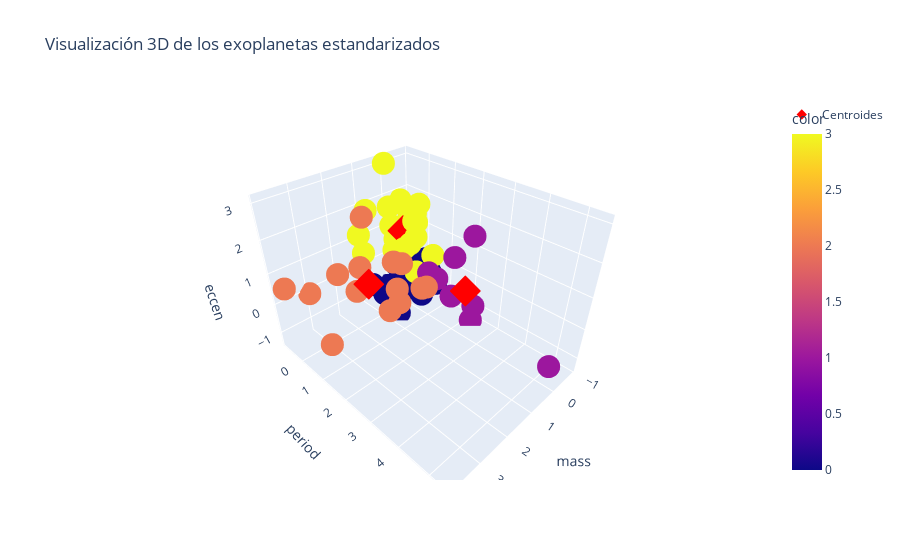

The notebook cell saved with this chart:
### Markdown cell above
# b) Aplicar, a los datos escalados, el comando kmeans usando 4 centroides (de manera aleatoria) y obtener el valor mınimo de la funcion objetivo. Inspeccionar visualmente los agrupamientos generados.

### Code cell
fig = px.scatter_3d(df_standard, x='mass', y='period', z='eccen',color=etiquetas,title='Visualización 3D de los exoplanetas estandarizados')
fig.add_trace(go.Scatter3d(
    x=centroides[:, 0],
    y=centroides[:, 1],
    z=centroides[:, 2],
    mode='markers',
    marker=dict(size=8, color='red', symbol='diamond'),
    name='Centroides'
))
fig.show()
